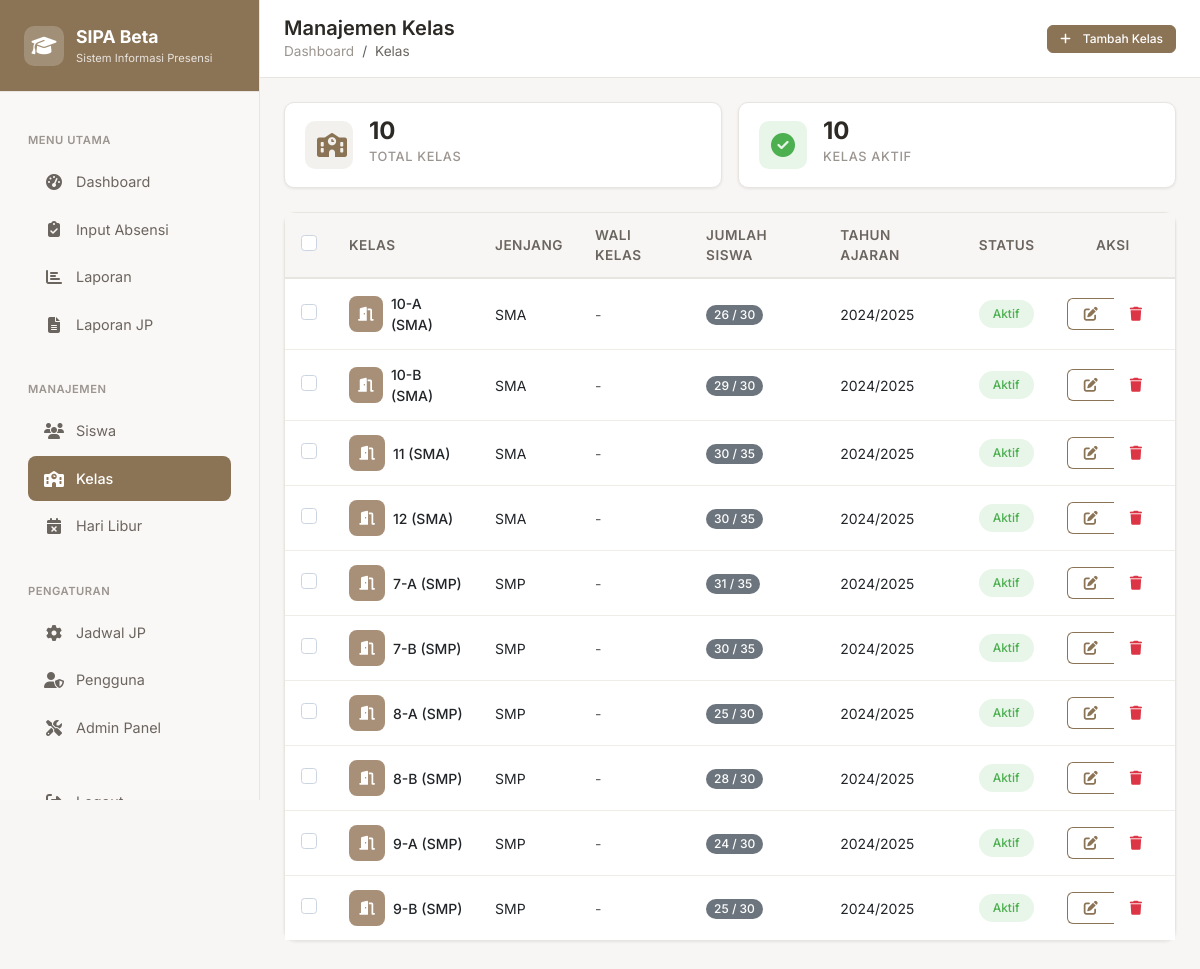
Page /manage/classrooms/ (signed in) on the earlier database version.
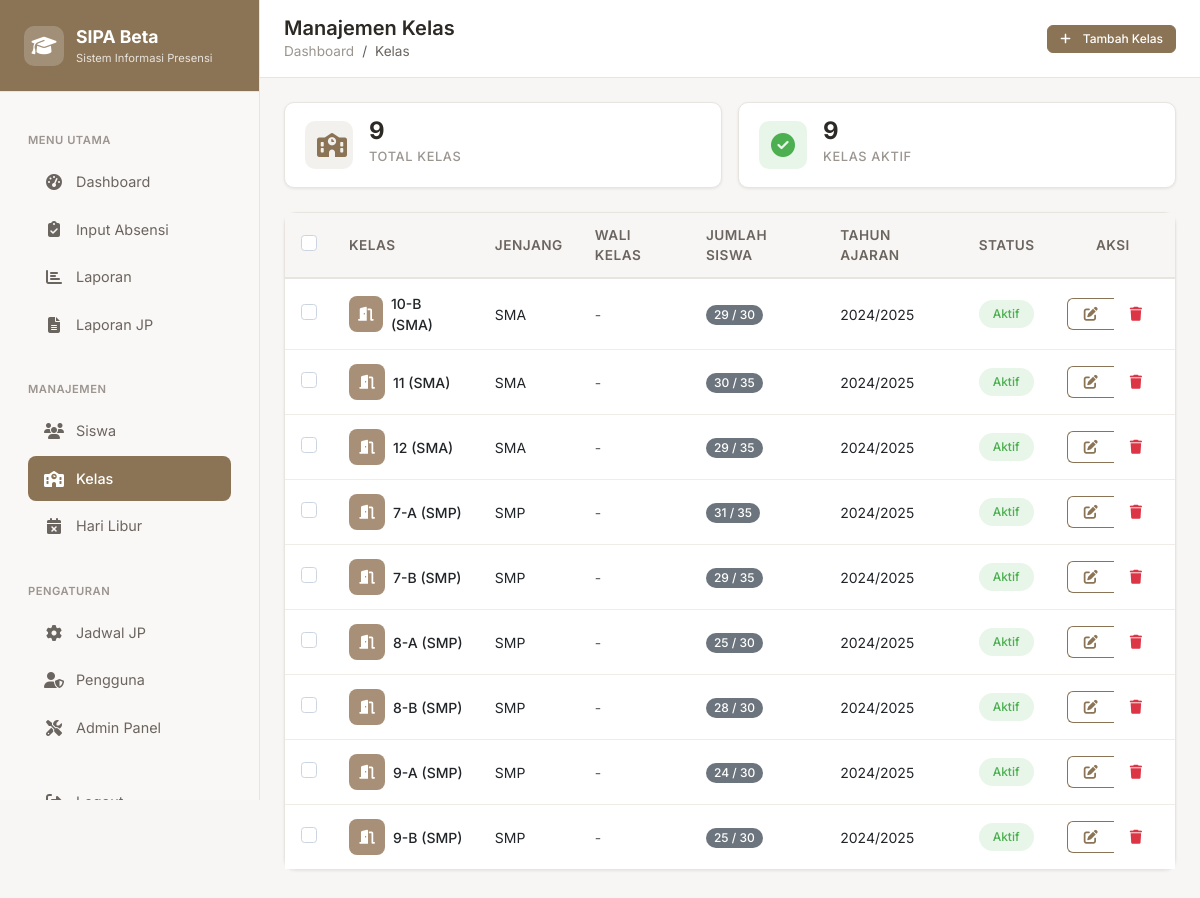
Same page on the later database version.
### attendance/models.py (models this page shows, shortened)
class BaseModel(models.Model):
    id = models.UUIDField(primary_key=True, default=uuid.uuid4, editable=False)
    created_at = models.DateTimeField(auto_now_add=True)
    updated_at = models.DateTimeField(auto_now=True)
    created_by = models.ForeignKey(
        User,
        on_delete=models.SET_NULL,
        null=True,
        blank=True,
        related_name='%(class)s_created'
    )
    updated_by = models.ForeignKey(
        User,
        on_delete=models.SET_NULL,
        null=True,
        blank=True,
        related_name='%(class)s_updated'
    )
    class Meta:
        abstract = True

class Classroom(BaseModel):
    academic_level = models.ForeignKey(
        AcademicLevel,
        on_delete=models.CASCADE,
        help_text="Academic level (SMP/SMA)"
    )
    grade = models.PositiveIntegerField(help_text="Grade level (7, 8, 9, 10, 11, 12)")
    section = models.CharField(
        max_length=5,
        blank=True,
        help_text="Class section (A, B, C, etc.)"
    )
    name = models.CharField(max_length=50, help_text="Display name for the classroom")
    capacity = models.PositiveIntegerField(default=30)
    room_number = models.CharField(max_length=20, blank=True)
    homeroom_teacher = models.ForeignKey(
        User,
        on_delete=models.SET_NULL,
        null=True,
        blank=True,
        related_name='homeroom_classes'
    )
    is_active = models.BooleanField(default=True)
    academic_year = models.CharField(
        max_length=9,
        help_text="Academic year (e.g., 2024/2025)"
    )
    class Meta:
        unique_together = ['academic_level', 'grade', 'section', 'academic_year']
        ordering = ['academic_level', 'grade', 'section']
        indexes = [
            models.Index(fields=['academic_level', 'grade']),
            models.Index(fields=['is_active']),
            models.Index(fields=['academic_year']),
        ]
        verbose_name = 'Classroom'
        verbose_name_plural = 'Classrooms'
    def __str__(self):
        if self.section:
            return f"{self.grade}-{self.section} ({self.academic_level.code})"
        return f"{self.grade} ({self.academic_level.code})"

class AcademicLevel(models.Model):
    LEVEL_CHOICES = [
        ('SMP', 'Sekolah Menengah Pertama'),
        ('SMA', 'Sekolah Menengah Atas'),
        ('MA', 'Madrasah Aliyah'),
        ('MTS', 'Madrasah Tsanawiyah'),
    ]
    code = models.CharField(max_length=10, unique=True, primary_key=True)
    name = models.CharField(max_length=50)
    level_type = models.CharField(max_length=10, choices=LEVEL_CHOICES)
    description = models.TextField(blank=True)
    is_active = models.BooleanField(default=True)
    min_grade = models.PositiveIntegerField(help_text="Minimum grade level (e.g., 7 for SMP)")
    max_grade = models.PositiveIntegerField(help_text="Maximum grade level (e.g., 9 for SMP)")
    created_at = models.DateTimeField(default=timezone.now)
    updated_at = models.DateTimeField(auto_now=True)
    class Meta:
        ordering = ['level_type', 'code']
        verbose_name = 'Academic Level'
        verbose_name_plural = 'Academic Levels'

### attendance/views.py (the view)
# urls.py: path('manage/classrooms/', views.manage_classroom_list, name='manage_classroom_list'),
@login_required
def manage_classroom_list(request):
    try:
        classrooms = Classroom.objects.select_related(
            'academic_level', 'homeroom_teacher'
        ).annotate(
            student_count_val=models.Count('students', filter=models.Q(students__is_active=True))
        ).order_by('academic_level__code', 'grade', 'section')
        paginator = Paginator(classrooms, 20)
        page_number = request.GET.get('page', 1)
        page_obj = paginator.get_page(page_number)
        total_classrooms = Classroom.objects.count()
        active_classrooms = Classroom.objects.filter(is_active=True).count()
        context = {
            'classrooms': page_obj,
            'total_classrooms': total_classrooms,
            'active_classrooms': active_classrooms,
        }
    except Exception as e:
        logger.error(f"Error loading classroom list: {str(e)}")
        messages.error(request, "Terjadi kesalahan saat memuat data kelas")
        context = {'classrooms': []}
    return render(request, 'manage/classrooms/list.html', context)

### templates/manage/classrooms/list.html (shortened to what this page needs)
{% extends 'manage/base_list.html' %}
{% load static %}
{% block page_title %}Manajemen Kelas{% endblock %}
{% block breadcrumb_items %}
<li class="breadcrumb-item active">Kelas</li>
{% endblock %}
{% block page_actions %}
{% if user.is_superuser %}
<a href="{% url 'manage_classroom_create' %}" class="btn btn-primary btn-sm">
    <i class="fas fa-plus me-1"></i> Tambah Kelas
</a>
{% endif %}
{% endblock %}
{% block stats_row %}
<div class="stats-row">
    <div class="stat-card">
        <div class="stat-icon primary">
            <i class="fas fa-school"></i>
        </div>
        <div>
            <div class="stat-value">{{ total_classrooms }}</div>
            <div class="stat-label">Total Kelas</div>
        </div>
    </div>
    <div class="stat-card">
        <div class="stat-icon success">
            <i class="fas fa-check-circle"></i>
        </div>
        <div>
            <div class="stat-value">{{ active_classrooms }}</div>
            <div class="stat-label">Kelas Aktif</div>
        </div>
    </div>
</div>
{% endblock %}
{% block list_content %}
<div class="card">
    <div class="card-body p-0">
        <form method="post" action="{% url 'bulk_action' %}" id="bulkForm">
            <div class="table-responsive">
                <table class="table table-hover mb-0">
                    <thead>
                        <tr>
                            {% if user.is_superuser %}
                            <th style="width: 40px;">
                                <input type="checkbox" class="form-check-input" id="selectAll">
                            </th>
                            {% endif %}
                            <th>Kelas</th>
                            <th>Jenjang</th>
                            <th>Wali Kelas</th>
                            <th>Jumlah Siswa</th>
                            <th>Tahun Ajaran</th>
                            <th>Status</th>
                            {% if user.is_superuser %}
                            <th style="width: 120px;" class="text-center">Aksi</th>
                            {% endif %}
                        </tr>
                    </thead>
                    <tbody>
                        {% for classroom in classrooms %}
                        <tr>
                            {% if user.is_superuser %}
                            <td>
                                <input type="checkbox" class="form-check-input row-checkbox"
                                       name="selected_ids" value="{{ classroom.pk }}">
                            </td>
                            {% endif %}
                            <td data-label="Kelas">
                                <div class="d-flex align-items-center">
                                    <div class="classroom-icon me-2">
                                        <i class="fas fa-door-open"></i>
                                    </div>
                                    <div>
                                        <span class="editable fw-medium" data-field="name" data-id="{{ classroom.pk }}" data-model="classroom">{{ classroom }}</span>
                                    </div>
                                </div>
                            </td>
                            <td data-label="Jenjang">{{ classroom.academic_level.code }}</td>
                            <td data-label="Wali Kelas">
                                {% if classroom.homeroom_teacher %}
                                {{ classroom.homeroom_teacher.get_full_name|default:classroom.homeroom_teacher.username }}
                                {% else %}
                                <span class="text-muted">-</span>
                                {% endif %}
                            </td>
                            <td data-label="Jumlah Siswa">
                                <span class="badge bg-secondary">{{ classroom.student_count_val }} / {{ classroom.capacity }}</span>
                            </td>
                            <td data-label="Tahun Ajaran">{{ classroom.academic_year }}</td>
                            <td data-label="Status">
                                {% if classroom.is_active %}
                                <span class="status-badge status-hadir">Aktif</span>
                                {% else %}
                                <span class="status-badge status-alpa">Nonaktif</span>
                                {% endif %}
                            </td>
                            <td class="text-center">
                                {% if user.is_superuser %}
                                <div class="btn-group btn-group-sm">
                                    <a href="{% url 'manage_classroom_edit' classroom.pk %}"
                                       class="btn btn-outline-primary" title="Edit">
                                        <i class="fas fa-edit"></i>
                                    </a>
                                    <button type="button" class="btn btn-outline-danger" title="Hapus"
                                            data-bs-toggle="modal"
                                            data-bs-target="#deleteModal"
                                            data-delete-id="{{ classroom.pk }}"
                                            data-delete-name="{{ classroom }}"
                                            data-delete-url="{% url 'manage_classroom_delete' classroom.pk %}">
                                        <i class="fas fa-trash"></i>
                                    </button>
                                </div>
                                {% else %}
                                <span class="text-muted">-</span>
                                {% endif %}
                            </td>
                        </tr>
                        {% endfor %}
                    </tbody>
                </table>
            </div>
        </form>
    </div>
</div>
{% endblock %}

### templates/manage/base_list.html (shortened to what this page needs)
{% extends 'base.html' %}
{% load static %}
{% block breadcrumb %}
<nav aria-label="breadcrumb">
    <ol class="breadcrumb">
        <li class="breadcrumb-item"><a href="{% url 'dashboard' %}">Dashboard</a></li>
        {% block breadcrumb_items %}{% endblock %}
    </ol>
</nav>
{% endblock %}
{% block content %}
{% block stats_row %}{% endblock %}
{% block list_content %}{% endblock %}
{% endblock %}

### templates/base.html (shortened to what this page needs)
<!DOCTYPE html>
<html lang="id">
<head>
    <link href="https://cdn.jsdelivr.net/npm/bootstrap@5.3.0/dist/css/bootstrap.min.css" rel="stylesheet">
    <link href="https://cdnjs.cloudflare.com/ajax/libs/font-awesome/6.4.0/css/all.min.css" rel="stylesheet">
    {% load static %}
    <link href="{% static 'css/main.css' %}" rel="stylesheet">
    <link href="{% static 'css/components.css' %}" rel="stylesheet">
    <link href="{% static 'css/responsive.css' %}" rel="stylesheet">
</head>
<body>
    <div class="app-wrapper">
        {% include 'components/_sidebar.html' %}
        <div class="main-content">
            <nav class="top-navbar">
                <div class="navbar-left">
                    <div>
                        <h1 class="page-title">{% block page_title %}Dashboard{% endblock %}</h1>
                        {% block breadcrumb %}{% endblock %}
                    </div>
                </div>
                <div class="navbar-right">
                    {% block page_actions %}{% endblock %}
                </div>
            </nav>
            <div class="content-area">
                {% block content %}{% endblock %}
            </div>
        </div>
    </div>
</body>
</html>

### templates/components/_sidebar.html (shortened to what this page needs)
<aside class="sidebar" id="sidebar">
    <div class="sidebar-header">
        <a href="{% url 'dashboard' %}" class="sidebar-brand">
            <div class="sidebar-brand-icon">
                <i class="fas fa-graduation-cap"></i>
            </div>
            <div>
                <div class="sidebar-brand-text">SIPA Beta </div>
                <div class="sidebar-brand-subtitle">Sistem Informasi Presensi</div>
            </div>
        </a>
    </div>
    <nav class="sidebar-nav">
        <div class="nav-section">
            <div class="nav-section-title">Menu Utama</div>
            <div class="nav-item">
                <a href="{% url 'dashboard' %}" class="nav-link {% if request.resolver_match.url_name == 'dashboard' %}active{% endif %}">
                    <i class="fas fa-tachometer-alt"></i>
                    <span>Dashboard</span>
                </a>
            </div>
            <div class="nav-item">
                <a href="{% url 'attendance_input' %}" class="nav-link {% if request.resolver_match.url_name == 'attendance_input' or request.resolver_match.url_name == 'attendance_input_form' %}active{% endif %}">
                    <i class="fas fa-clipboard-check"></i>
                    <span>Input Absensi</span>
                </a>
            </div>
            <div class="nav-item">
                <a href="{% url 'attendance_report' %}" class="nav-link {% if request.resolver_match.url_name == 'attendance_report' %}active{% endif %}">
                    <i class="fas fa-chart-bar"></i>
                    <span>Laporan</span>
                </a>
            </div>
            <div class="nav-item">
                <a href="{% url 'jp_report' %}" class="nav-link {% if request.resolver_match.url_name == 'jp_report' %}active{% endif %}">
                    <i class="fas fa-file-alt"></i>
                    <span>Laporan JP</span>
                </a>
            </div>
        </div>
        <div class="nav-section">
            <div class="nav-section-title">Manajemen</div>
            <div class="nav-item">
                <a href="{% url 'manage_student_list' %}" class="nav-link {% if 'manage_student' in request.resolver_match.url_name %}active{% endif %}">
                    <i class="fas fa-users"></i>
                    <span>Siswa</span>
                </a>
            </div>
            <div class="nav-item">
                <a href="{% url 'manage_classroom_list' %}" class="nav-link {% if 'manage_classroom' in request.resolver_match.url_name %}active{% endif %}">
                    <i class="fas fa-school"></i>
                    <span>Kelas</span>
                </a>
            </div>
            <div class="nav-item">
                <a href="{% url 'manage_holiday_list' %}" class="nav-link {% if 'manage_holiday' in request.resolver_match.url_name %}active{% endif %}">
                    <i class="fas fa-calendar-times"></i>
                    <span>Hari Libur</span>
                </a>
            </div>
        </div>
        {% if user.is_superuser or user.is_staff %}
        <div class="nav-section">
            <div class="nav-section-title">Pengaturan</div>
            <div class="nav-item">
                <a href="{% url 'manage_day_schedule' %}" class="nav-link {% if request.resolver_match.url_name == 'manage_day_schedule' %}active{% endif %}">
                    <i class="fas fa-cog"></i>
                    <span>Jadwal JP</span>
                </a>
            </div>
            {% if user.is_superuser %}
            <div class="nav-item">
                <a href="{% url 'manage_user_list' %}" class="nav-link {% if 'manage_user' in request.resolver_match.url_name %}active{% endif %}">
                    <i class="fas fa-user-shield"></i>
                    <span>Pengguna</span>
                </a>
            </div>
            {% endif %}
            <div class="nav-item">
                <a href="{% url 'admin:index' %}" class="nav-link">
                    <i class="fas fa-tools"></i>
                    <span>Admin Panel</span>
                </a>
            </div>
        </div>
        {% endif %}
        <div class="nav-section">
            <div class="nav-item">
                <a href="{% url 'admin:logout' %}" class="nav-link">
                    <i class="fas fa-sign-out-alt"></i>
                    <span>Logout</span>
                </a>
            </div>
        </div>
    </nav>
</aside>

Differences in the rows shown:
removed Classroom: section+grade+academic_level "10-A (SMA)", academic_level.code "SMA", student_count_val "26", capacity "30", academic_year "2024/2025", is_active "Aktif"
changed Classroom "12 (SMA)": student_count_val "30" → "29"
changed Classroom "7-B (SMP)": student_count_val "30" → "29"
Other differences:
{{ total_classrooms }}: "10" → "9"
{{ active_classrooms }}: "10" → "9"
